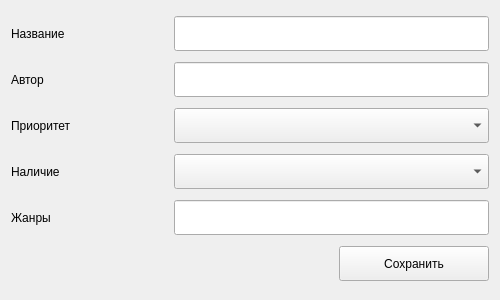
<?xml version="1.0" encoding="UTF-8"?>
<ui version="4.0">
 <class>BookInfoInputWidget</class>
 <widget class="QWidget" name="BookInfoInputWidget">
  <property name="geometry">
   <rect>
    <x>0</x>
    <y>0</y>
    <width>500</width>
    <height>300</height>
   </rect>
  </property>
  <property name="minimumSize">
   <size>
    <width>500</width>
    <height>300</height>
   </size>
  </property>
  <property name="windowTitle">
   <string>Form</string>
  </property>
  <layout class="QGridLayout" name="gridLayout" rowstretch="2,2,2,2,2,0" columnstretch="1,2" rowminimumheight="2,2,2,2,2,0">
   <property name="sizeConstraint">
    <enum>QLayout::SizeConstraint::SetDefaultConstraint</enum>
   </property>
   <item row="0" column="1">
    <widget class="QLineEdit" name="le_title">
     <property name="minimumSize">
      <size>
       <width>0</width>
       <height>35</height>
      </size>
     </property>
    </widget>
   </item>
   <item row="3" column="0">
    <widget class="QLabel" name="l_avaibility">
     <property name="text">
      <string>Наличие</string>
     </property>
    </widget>
   </item>
   <item row="1" column="0">
    <widget class="QLabel" name="l_author">
     <property name="text">
      <string>Автор</string>
     </property>
    </widget>
   </item>
   <item row="2" column="0">
    <widget class="QLabel" name="l_priority">
     <property name="text">
      <string>Приоритет</string>
     </property>
    </widget>
   </item>
   <item row="5" column="0" colspan="2">
    <layout class="QHBoxLayout" name="horizontalLayout">
     <property name="sizeConstraint">
      <enum>QLayout::SizeConstraint::SetMaximumSize</enum>
     </property>
     <item>
      <spacer name="horizontalSpacer">
       <property name="orientation">
        <enum>Qt::Orientation::Horizontal</enum>
       </property>
       <property name="sizeHint" stdset="0">
        <size>
         <width>40</width>
         <height>20</height>
        </size>
       </property>
      </spacer>
     </item>
     <item>
      <widget class="QPushButton" name="pb_save">
       <property name="minimumSize">
        <size>
         <width>150</width>
         <height>35</height>
        </size>
       </property>
       <property name="text">
        <string>Сохранить</string>
       </property>
      </widget>
     </item>
    </layout>
   </item>
   <item row="0" column="0">
    <widget class="QLabel" name="l_title">
     <property name="text">
      <string>Название</string>
     </property>
    </widget>
   </item>
   <item row="1" column="1">
    <widget class="QLineEdit" name="le_author">
     <property name="minimumSize">
      <size>
       <width>0</width>
       <height>35</height>
      </size>
     </property>
    </widget>
   </item>
   <item row="4" column="0">
    <widget class="QLabel" name="l_genres">
     <property name="text">
      <string>Жанры</string>
     </property>
    </widget>
   </item>
   <item row="2" column="1">
    <widget class="QComboBox" name="cb_priority">
     <property name="minimumSize">
      <size>
       <width>0</width>
       <height>35</height>
      </size>
     </property>
    </widget>
   </item>
   <item row="3" column="1">
    <widget class="QComboBox" name="cb_avaibility">
     <property name="minimumSize">
      <size>
       <width>0</width>
       <height>35</height>
      </size>
     </property>
    </widget>
   </item>
   <item row="4" column="1">
    <widget class="QLineEdit" name="le_genres">
     <property name="minimumSize">
      <size>
       <width>0</width>
       <height>35</height>
      </size>
     </property>
    </widget>
   </item>
  </layout>
 </widget>
 <resources/>
 <connections/>
</ui>
